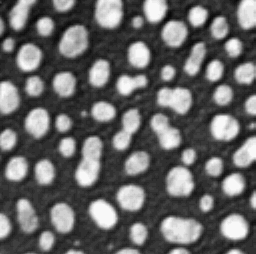
#> input picture Introduction to Python/Python_Introduction_for_LiMe/blobs.tif, 256 x 254 px
$ jupyter execute Python_Teaching_JP2_solution.ipynb
#> lines starting #> are read from the running program, lines starting #| are printed output that depends on the picture; after the words box and inside, x2 and y2 are one past the last pixel; in counts of white or black regions, pixels touching at a corner belong together
# 画像解析によく使われるモジュール

ここでは画像解析/データーサイエンスによく使われるモジュール、関数などを紹介します

## Numpy: 数列の計算

数列(array)、マトリックス計算によく使われます。

画像は数字のマトリックスなので、よくnumpyで画像処理を行います。

[cell 1]
import numpy as np

k_list = [1, 2, 3, 4]
k_np_list = np.array(k_list)

# 普通のlistとnumpyのlist(array)の差別
print(k_list*2)
print(k_np_list*2)

[cell 2]
q_list = [5, 6, 7, 8]
q_np_list = np.array(q_list)

# 普通のlistとnumpyのlist(array)の差別
print(k_list + q_list)
print(k_np_list + q_np_list)

### numpy maskの作成

[cell 3]
j = np.random.rand(10)
j

[cell 4]
j_large = j > 0.5
j_large

[cell 5]
sum(j_large)

[cell 6]
j[j_large]

### unique elementの捜索

[cell 7]
#　練習
# numpy.random.randint を使ってランダムにサイズ100の1から10が含まれてるarrayを作りましょう
w = np.random.randint(1,10,100)
w

[cell 8]
#　練習
# np.unique　で前作った数列中のユニークelementを探しましょう
np.unique(w)

[cell 9]
#　練習
# 各unique elementの数を数えて、結果をprintしましょう
# Hint: use 'for ... in ...', 'sum()'
for i in np.unique(w):
    count = sum(w == i)
    print(f'{i} が {count} 個あります')

## skimage: 画像の読み取り、保存

[cell 10]
#前と同じように'skimage.io'から'imread'と'imshow'をimportしましょう
from skimage.io import imread
import matplotlib.pyplot as plt

[cell 11]
img = imread("blobs.tif")
#> img is the input picture: shape (254, 256); min 8, max 248, mean 103.3

[cell 12]
img.dtype

[cell 13]
img.shape
#> Out = (254, 256)

[cell 14]
fig = plt.figure(figsize=(2,2))
a = plt.imshow(img, interpolation='none', cmap='gray')
fig.colorbar(a)
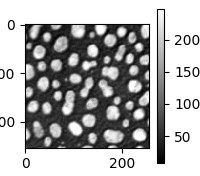
#> figure drawn by matplotlib, 2 panels

[cell 15]
#トリミング
cropped_img = img[0:128, 0:128]
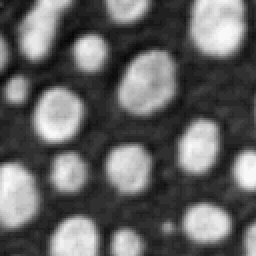
#> cropped_img: shape (128, 128) (shown 2 times larger); min 8, max 248, mean 99.3

plt.imshow(cropped_img, interpolation='none', cmap='gray')

[cell 16]
#簡単なしきい値計算: さっきのnumpy mask計算と同じコンセプトです
seg = img>100
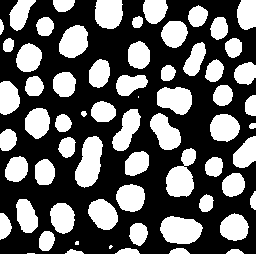
#> seg: shape (254, 256) bool; 38.4% white; 65 white regions (4 under 20 px), largest, box (x1, y1, x2, y2) and area: (75, 136, 103, 188) 982, (160, 216, 203, 244) 924, (166, 148, 196, 197) 915
plt.imshow(seg, cmap='gray')

[cell 17]
# Create mask by 'np.ma.array'
seg_mask = np.ma.array(seg, mask=seg==0)

[cell 18]
plt.imshow(img, interpolation='none', cmap='gray')
plt.imshow(seg_mask, interpolation='none', cmap='prism', alpha=0.4)
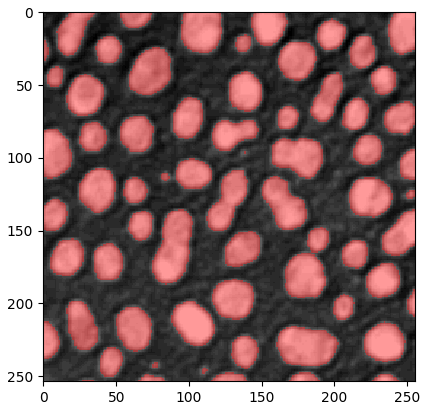
#> figure drawn by matplotlib, 1 panel

## matplotlib: 図の作成

[cell 19]
import matplotlib.pyplot as plt

[cell 20]
plt.plot(np.random.randint(1,20,100))
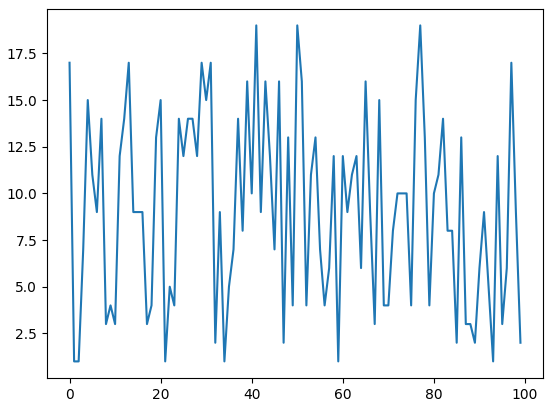
#> figure drawn by matplotlib, 1 panel; curve peaks at x = 41, y = 19
